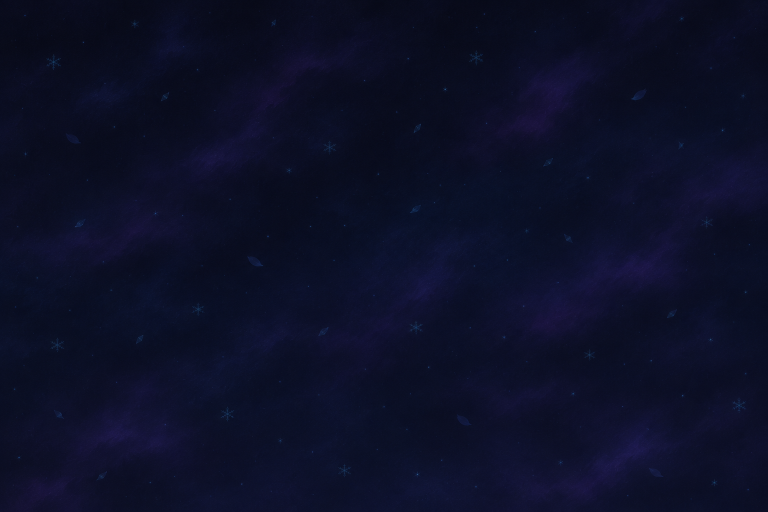
#> input picture art/bg-night.png, 1536 x 1024 px (shown at 1/2 size)
$ python panels.py
#> lines starting #> are read from the running program, lines starting #| are printed output that depends on the picture
### build/common.py
"""Shared palette, fonts and drawing helpers for the Makogai AniList profile build.

Every static asset is drawn at 2x (1440 px wide) and shown at img720 on AniList.
Colours and type follow design/PLAN.md.
"""
from functools import lru_cache
from pathlib import Path
import random

import numpy as np
from PIL import Image, ImageDraw, ImageFilter, ImageFont

ROOT = Path(__file__).resolve().parent.parent
ART = ROOT / "art"
COVERS = ROOT / "build" / "covers"
OUT = ROOT / "profile"
OUT.mkdir(exist_ok=True)

W = 1440

# Palette (design/PLAN.md section 2)
VOID = (9, 11, 24)
INDIGO = (21, 26, 61)
BLUE = (50, 184, 242)
ICE = (142, 235, 255)
VIOLET = (130, 87, 255)
MAGENTA = (240, 90, 166)
LACE = (245, 244, 255)
SILVER = (170, 182, 213)
SATIN = (17, 19, 29)
LILAC = (198, 167, 255)
CORAL = (255, 91, 121)
GOLD = (255, 205, 96)
MINT = (46, 230, 200)

# Windows fonts first; build/fonts holds the OFL Noto JP fonts the GitHub Action downloads, because
# the Windows runner has Bahnschrift and Segoe but not Noto JP (and only the older icon font).
FONT_DIRS = [Path("C:/Windows/Fonts"), ROOT / "build" / "fonts"]
FONT_FILES = {  # first file found wins
    "bahn": ["bahnschrift.ttf"],
    "segoe": ["segoeui.ttf"],
    "segoeb": ["segoeuib.ttf"],
    "serifjp": ["NotoSerifJP-VF.ttf", "NotoSerifJP[wght].ttf"],
    "sansjp": ["NotoSansJP-VF.ttf", "NotoSansJP[wght].ttf"],
    "icons": ["SegoeIcons.ttf", "segmdl2.ttf"],
}


@lru_cache(maxsize=None)
def font_path(name: str) -> Path:
    for fname in FONT_FILES[name]:
        for d in FONT_DIRS:
            if (d / fname).exists():
                return d / fname
    raise FileNotFoundError(f"no font for {name!r}: tried {FONT_FILES[name]} in {[str(d) for d in FONT_DIRS]}")


@lru_cache(maxsize=None)
def font(name: str, size: int, style: str | None = None) -> ImageFont.FreeTypeFont:
    """name: 'bahn', 'segoe', 'segoeb', 'serifjp', 'sansjp', 'icons'. style: variation name."""
    f = ImageFont.truetype(str(font_path(name)), size)
    if style:
        f.set_variation_by_name(style)
    return f


STATS = ROOT / "data" / "stats.json"


# [4 lines left out: function load_stats, not called in this run]


def rgba(c, a=255):
    return (c[0], c[1], c[2], a)


def mix(a, b, t):
    return tuple(int(a[i] + (b[i] - a[i]) * t) for i in range(3))


def gradient(w, h, stops, angle="h"):
    """RGBA gradient. stops: [(pos 0..1, (r,g,b) or (r,g,b,a)), ...]; angle 'h', 'v' or 'd'."""
    if angle == "h":
        t = np.tile(np.linspace(0, 1, w, dtype=np.float32), (h, 1))
    elif angle == "v":
        t = np.tile(np.linspace(0, 1, h, dtype=np.float32)[:, None], (1, w))
    else:
        x = np.linspace(0, 1, w, dtype=np.float32)[None, :]
        y = np.linspace(0, 1, h, dtype=np.float32)[:, None]
        t = np.clip(x * 0.75 + y * 0.25, 0, 1)
    pos = [s[0] for s in stops]
    out = np.zeros((h, w, 4), np.float32)
    for ch in range(4):
        vals = [(s[1][ch] if ch < len(s[1]) else 255) for s in stops]
        out[..., ch] = np.interp(t, pos, vals)
    return Image.fromarray(out.astype(np.uint8), "RGBA")


BLUE_VIOLET = [(0, BLUE), (1, VIOLET)]
ICE_VIOLET = [(0, ICE), (0.45, BLUE), (1, VIOLET)]
# extra title gradients so sections don't all share one colour
ICE_PINK = [(0, ICE), (0.5, BLUE), (1, MAGENTA)]
MINT_BLUE = [(0, MINT), (1, BLUE)]
MINT_PINK = [(0, MINT), (0.5, VIOLET), (1, MAGENTA)]
PINK_VIOLET = [(0, MAGENTA), (1, VIOLET)]
GOLD_CORAL = [(0, GOLD), (1, CORAL)]
RAINBOW = [(0, CORAL), (0.25, GOLD), (0.5, MINT), (0.75, BLUE), (1, VIOLET)]


def blur_glow(layer: Image.Image, radius: float, strength: float = 1.0) -> Image.Image:
    g = layer.filter(ImageFilter.GaussianBlur(radius))
    if strength != 1.0:
        a = np.asarray(g, np.float32)
        a[..., 3] = np.clip(a[..., 3] * strength, 0, 255)
        g = Image.fromarray(a.astype(np.uint8), "RGBA")
    return g


# [93 lines left out: functions text_mask, draw_text, wrap, draw_rich, rounded_mask, not called in this run]


def cover(img: Image.Image, size, focus=(0.5, 0.5)) -> Image.Image:
    """Scale and crop img to fill size, keeping the focus point (fractions) in view."""
    w, h = size
    s = max(w / img.width, h / img.height)
    r = img.resize((max(w, round(img.width * s)), max(h, round(img.height * s))), Image.LANCZOS)
    x = int((r.width - w) * focus[0])
    y = int((r.height - h) * focus[1])
    return r.crop((x, y, x + w, y + h))


def darken(img: Image.Image, f: float) -> Image.Image:
    a = np.asarray(img.convert("RGBA"), np.float32)
    a[..., :3] *= f
    return Image.fromarray(a.astype(np.uint8), "RGBA")


# [31 lines left out: functions screen, black_to_alpha, gradient_map, not called in this run]


def vignette(img: Image.Image, strength=0.55) -> Image.Image:
    w, h = img.size
    y, x = np.ogrid[-1:1:h * 1j, -1:1:w * 1j]
    v = 1 - strength * np.clip((x ** 2 * 0.6 + y ** 2 * 0.9), 0, 1)
    a = np.asarray(img.convert("RGBA"), np.float32)
    a[..., :3] *= v[..., None]
    return Image.fromarray(a.astype(np.uint8), "RGBA")


def sparkle(d: ImageDraw.ImageDraw, x, y, r, col, alpha=255):
    """Four-point star."""
    c = rgba(col, alpha)
    t = max(1, r // 6)
    d.polygon([(x, y - r), (x + t, y - t), (x + r, y), (x + t, y + t),
               (x, y + r), (x - t, y + t), (x - r, y), (x - t, y - t)], fill=c)


def particles(size, n, seed, colours=(ICE, BLUE, LACE, LILAC), rmax=10, star_ratio=0.3,
              alpha=(90, 230)) -> Image.Image:
    rng = random.Random(seed)
    layer = Image.new("RGBA", size, (0, 0, 0, 0))
    d = ImageDraw.Draw(layer)
    for _ in range(n):
        x, y = rng.uniform(0, size[0]), rng.uniform(0, size[1])
        col = rng.choice(colours)
        a = rng.randint(*alpha)
        if rng.random() < star_ratio:
            sparkle(d, x, y, rng.randint(5, rmax * 2), col, a)
        else:
            r = rng.uniform(1, rmax / 3)
            d.ellipse((x - r, y - r, x + r, y + r), fill=rgba(col, a))
    glow = blur_glow(layer, 6, 1.4)
    glow.alpha_composite(layer)
    return glow


# [19 lines left out: function card_frame, not called in this run]


def ribbon_x(d: ImageDraw.ImageDraw, cx, cy, r, col=MAGENTA, width=6):
    d.line((cx - r, cy - r, cx + r, cy + r), fill=rgba(col), width=width)
    d.line((cx - r, cy + r, cx + r, cy - r), fill=rgba(col), width=width)


def diamond(d: ImageDraw.ImageDraw, cx, cy, r, fill=None, outline=None, width=2):
    pts = [(cx, cy - r), (cx + r, cy), (cx, cy + r), (cx - r, cy)]
    d.polygon(pts, fill=fill, outline=outline, width=width)


def panel_base(h, bg="night", focus=(0.5, 0.5), dim=0.85, radius=40):
    """Dark card background: 'night' (navy sky) or 'aurora' (teal/violet/pink ribbons)."""
    if isinstance(bg, str):
        bg = Image.open(ART / f"bg-{bg}.png").convert("RGBA")
    base = darken(cover(bg, (W, h), focus), dim)
    tint = gradient(W, h, [(0, rgba(VOID, 120)), (0.5, rgba(INDIGO, 40)), (1, rgba(VOID, 140))], "v")
    base.alpha_composite(tint)
    base = vignette(base, 0.45)
    return base


# [61 lines left out: functions chamfer_poly, chamfer_frame, card_finisher, finish_card, save, not called in this run]


def section_title(img, y, label, title, jp, x=None, align="m", rule=True, jp_on_label=False,
                  stops=ICE_VIOLET, glow=BLUE, label_col=ICE):
    """Small tracked label, big gradient title with glow, Japanese accent beside it."""
    cx = W // 2 if x is None else x
    anchor = {"m": "m", "l": "l", "r": "r"}[align]
    lb = draw_text(img, (cx, y), label, font("bahn", 32, "SemiBold"), fill=label_col, anchor=anchor + "s",
                   tracking=8, shadow=False)
    tx = cx
    jp_w = 24 + font("serifjp", 44, "Bold").getlength(jp) if jp and not jp_on_label else 0
    if align == "m":
        tx = cx - jp_w / 2  # centre title + Japanese accent as one group
    elif align == "r":
        tx = cx - jp_w
    bbox = draw_text(img, (tx, y + 92), title, font("bahn", 86, "Bold"), anchor=anchor + "s",
                     tracking=6, gradient_stops=stops, glow=glow, glow_radius=16, glow_strength=1.1)
    if jp and jp_on_label:
        lx = lb[2] + 28 if align != "r" else lb[0] - 28
        draw_text(img, (lx, y + 2), jp, font("serifjp", 36, "Bold"), fill=LILAC,
                  anchor="ls" if align != "r" else "rs", glow=VIOLET, glow_radius=8)
    elif jp:
        draw_text(img, (bbox[2] + 24, y + 88), jp, font("serifjp", 44, "Bold"), fill=LILAC, anchor="ls",
                  glow=VIOLET, glow_radius=10)
    ry = y + 124
    if not rule:
        return ry
    d = ImageDraw.Draw(img)
    if align == "m":
        x0, x1 = cx - 260, cx + 260
        line = gradient(x1 - x0, 3, [(0, rgba(stops[0][1], 0)), (0.5, rgba(stops[0][1], 255)),
                                     (1, rgba(stops[-1][1], 0))])
        mx = cx
    elif align == "l":
        x0, x1 = cx, cx + 520
        line = gradient(x1 - x0, 3, [(0, rgba(stops[0][1], 255)), (1, rgba(stops[-1][1], 0))])
        mx = x0 + 40
    else:
        x0, x1 = cx - 520, cx
        line = gradient(x1 - x0, 3, [(0, rgba(stops[0][1], 0)), (1, rgba(stops[-1][1], 255))])
        mx = x1 - 40
    img.alpha_composite(line, (int(x0), ry))
    diamond(d, mx, ry + 1, 9, fill=rgba(VOID), outline=rgba(stops[0][1]), width=3)
    return ry + 20


# [21 lines left out: function glass, not called in this run]


def rotated(img: Image.Image, angle: float) -> Image.Image:
    return img.rotate(angle, resample=Image.BICUBIC, expand=True)

### build/panels.py
"""Static profile panels (WebP, 1440 px wide).

AniList shows the About column ~514 css px wide (measured), so text is sized to stay
readable at ~0.36x. Sections deliberately vary in shape, alignment and colour so the
page doesn't read as one long stack of identical boxes.

Run: python build/panels.py   (needs build/covers from build/fetch_covers.py)
"""
import math

import numpy as np
from PIL import Image, ImageDraw, ImageFilter

from common import (ART, BLUE, CORAL, COVERS, GOLD, ICE, ICE_PINK, INDIGO, LACE, LILAC, MAGENTA, MINT,
                    MINT_PINK, RAINBOW, SATIN, SILVER, VIOLET, VOID, W, black_to_alpha, blur_glow,
                    card_frame, cover, diamond, draw_rich, draw_text, finish_card, font, glass, gradient,
                    gradient_map, load_stats, mix, panel_base, particles, rgba, ribbon_x, rotated, rounded_mask,
                    save, section_title, sparkle)


# ---------------------------------------------------------------- shared pieces

# [39 lines left out: functions framed_cover, arc_gauge, not called in this run]


def soft_glow_spot(img, box, col, alpha, blur):
    spot = Image.new("RGBA", img.size, (0, 0, 0, 0))
    ImageDraw.Draw(spot).ellipse(box, fill=rgba(col, alpha))
    img.alpha_composite(spot.filter(ImageFilter.GaussianBlur(blur)))


# ---------------------------------------------------------------- intro

SUN = [(0, (255, 240, 160)), (0.5, GOLD), (1, (255, 150, 60))]  # 向日葵 section


INTRO_H = 1330
INTRO_FRAME = [(0, ICE), (0.5, MAGENTA), (1, GOLD)]


# [15 lines left out: functions intro_rem, intro_fade, not called in this run]


def intro_layers():
    """Card background (below Rem) and an overlay with everything drawn above her. Split so
    animated.py can animate Rem in between."""
    img = panel_base(INTRO_H, focus=(0.2, 0.5))
#> in cover, `return r.crop((x, y, x + w, y + h))`:
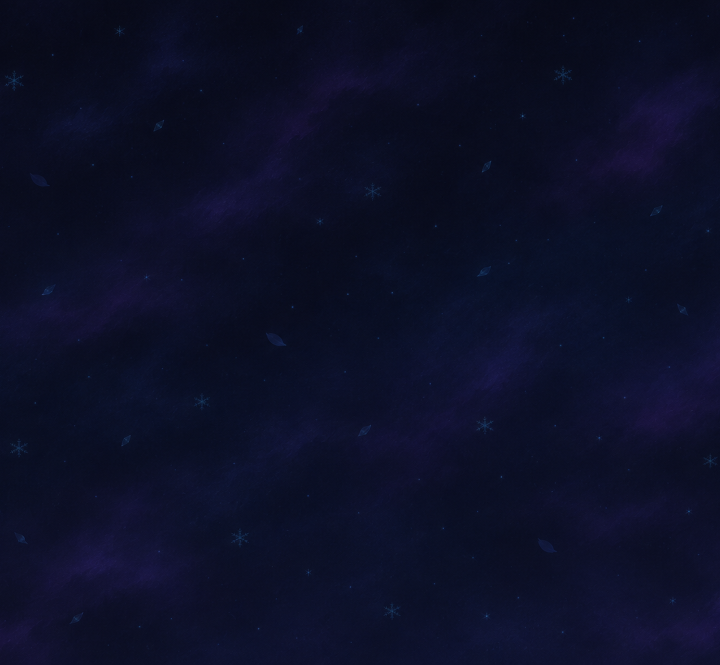
#> returned value: PIL image 1440x1330 RGBA (shown at 1/2 size); mean R, G, B, A 12.1, 15.4, 39.2, 255
#> in panel_base, `tint = gradient(W, h, [(0, rgba(VOID, 120)), (0.5, rgba(INDIGO, 40)), ..`:
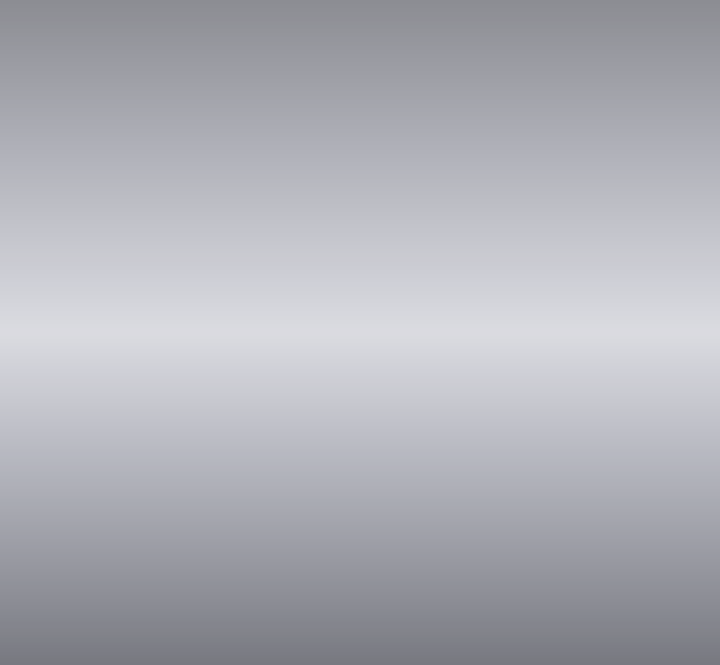
#> tint: PIL image 1440x1330 RGBA (shown at 1/2 size); mean R, G, B, A 14.5, 18, 42, 84.5; transparent parts drawn white
    soft_glow_spot(img, (-200, 300, 400, 800), MAGENTA, 50, 120)
    soft_glow_spot(img, (900, 80, 1420, 600), VIOLET, 90, 90)
#> call 2 of soft_glow_spot, with box = (900, 80, 1420, 600), col = (130, 87, 255), alpha = 90, blur = 90
#> in soft_glow_spot (call 2), `ImageDraw.Draw(spot).ellipse(box, fill=rgba(col, alpha))`:
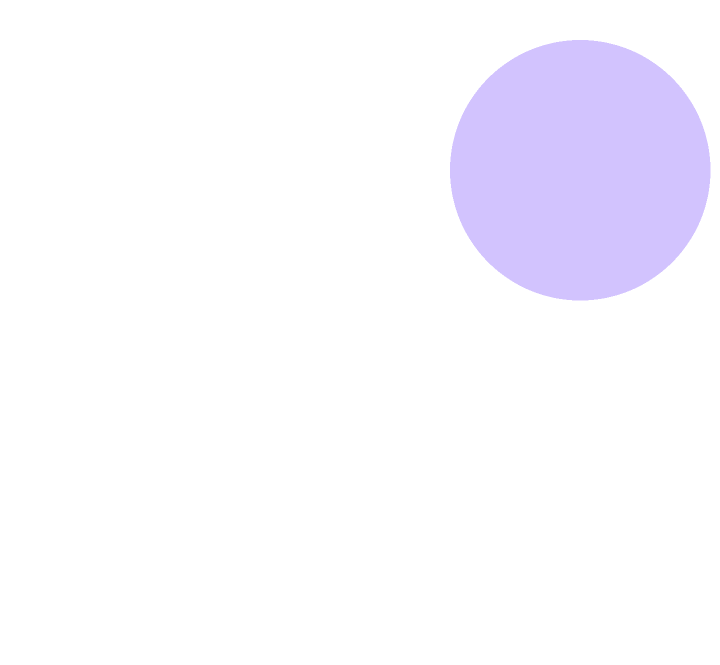
#> spot: PIL image 1440x1330 RGBA (shown at 1/2 size); mean R, G, B, A 14.5, 9.7, 28.4, 10; transparent parts drawn white
#> in soft_glow_spot (call 2), `img.alpha_composite(spot.filter(ImageFilter.GaussianBlur(blur)))`:
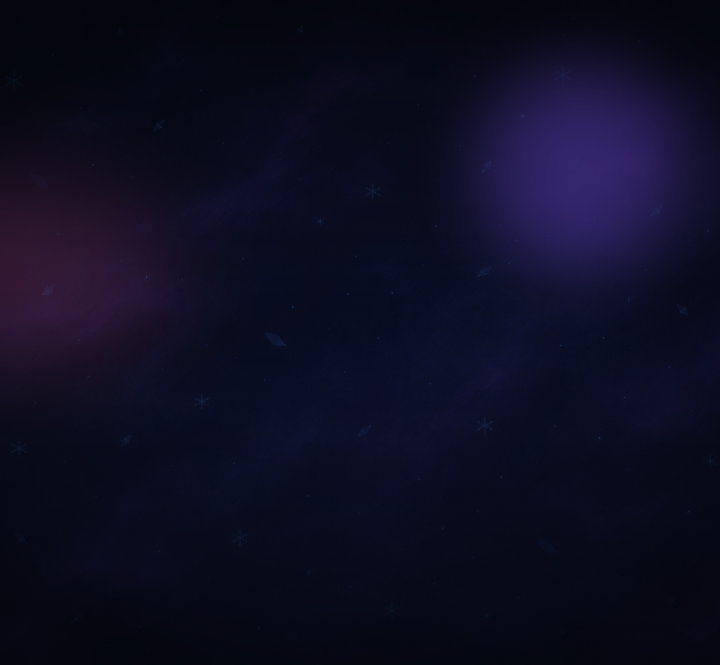
#> img: PIL image 1440x1330 RGBA (shown at 1/2 size); mean R, G, B, A 13.2, 12.9, 33.4, 255
    soft_glow_spot(img, (1000, 500, 1500, 1000), MINT, 50, 110)
#> call 3 of soft_glow_spot, with box = (1000, 500, 1500, 1000), col = (46, 230, 200), alpha = 50, blur = 110
#> in soft_glow_spot (call 3), `ImageDraw.Draw(spot).ellipse(box, fill=rgba(col, alpha))`:
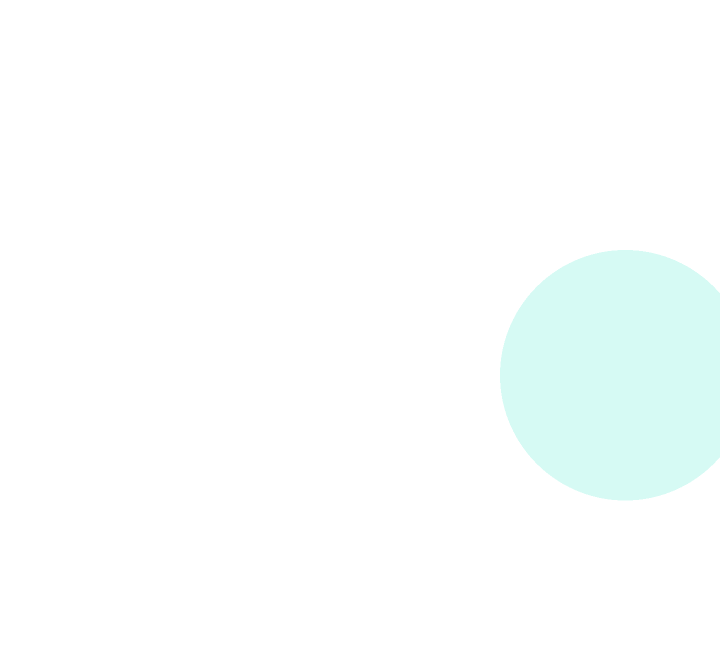
#> spot: PIL image 1440x1330 RGBA (shown at 1/2 size); mean R, G, B, A 4.4, 22, 19.1, 4.8; transparent parts drawn white
#> in soft_glow_spot (call 3), `img.alpha_composite(spot.filter(ImageFilter.GaussianBlur(blur)))`:
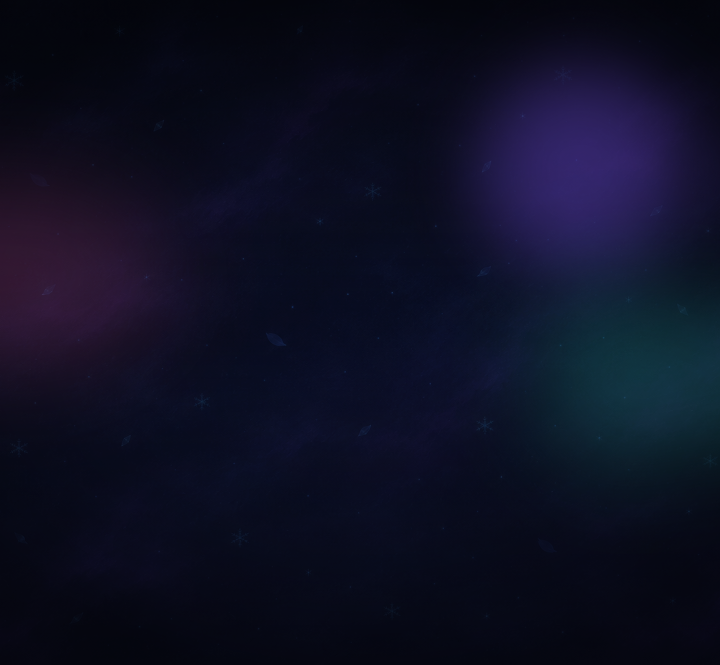
#> img: PIL image 1440x1330 RGBA (shown at 1/2 size); mean R, G, B, A 13.5, 15.2, 35, 255
    over = Image.new("RGBA", img.size, (0, 0, 0, 0))
    sp = particles(img.size, 70, 7, rmax=9, colours=(ICE, MAGENTA, GOLD, MINT))
    a = np.asarray(sp.getchannel("A"), np.float32)
    a[:, :840] *= 0.25  # keep sparkles mostly off the text column
    sp.putalpha(Image.fromarray(a.astype(np.uint8), "L"))
    over.alpha_composite(sp)
    draw_intro_text(over)
    return img, over


def intro():
    bg, over = intro_layers()
#> in intro_layers, `a[:, :840] *= 0.25`:
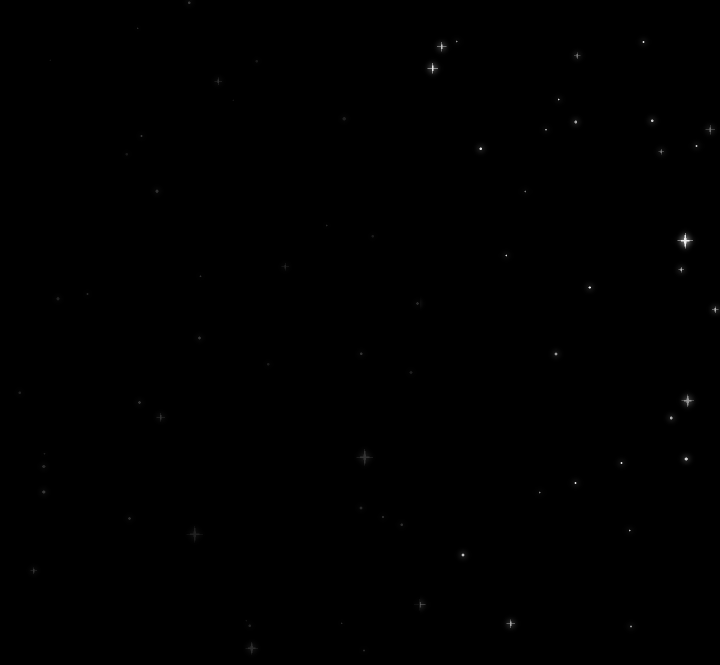
#> a: shape (1330, 1440) float32 (shown at 1/2 size); min 0, max 238, mean 0.2
    rem, pos = intro_rem()
    rem.putalpha(Image.fromarray(intro_fade(rem.size), "L"))
    bg.alpha_composite(rem, pos)
    bg.alpha_composite(over)
    save(finish_card(bg, stops=INTRO_FRAME), "intro.webp")


def draw_intro_text(img):
    x = 96
    y = section_title(img, 96, "PROFILE  //  01", "ABOUT ME", "自己紹介", x=x, align="l", jp_on_label=True,
                      stops=ICE_PINK)
    end = draw_rich(img, x, y + 26, [
        ("Hey there you", False, LACE), ("amazing person", True, ICE), ("reading this!", False, LACE),
        ("My name is Marko, I'm a", False, LACE), ("software engineer", True, MINT),
        ("by craft and completely in love with anime. My dream is to visit", False, LACE),
        ("Japan", True, MAGENTA), ("and buy all sorts of anime merch.", False, LACE),
    ], 40, 760, 58)

    y = section_title(img, end + 44, "PROFILE  //  02", "FAVORITE KANJI", "好きな漢字", x=x, align="l",
                      jp_on_label=True, stops=SUN, glow=GOLD, label_col=GOLD)
    # 向日葵 (himawari, sunflower) written vertically in a tall golden seal
    sx, sy, sw, sh = x, y + 30, 210, 470
    soft_glow_spot(img, (sx - 120, sy - 60, sx + sw + 260, sy + sh + 80), GOLD, 60, 90)
    seal = Image.new("RGBA", (sw, sh), (0, 0, 0, 0))
    ImageDraw.Draw(seal).rounded_rectangle((0, 0, sw - 1, sh - 1), 30, fill=rgba(SATIN, 235))
    img.alpha_composite(seal, (sx, sy))
    img.alpha_composite(card_frame((sw + 40, sh + 40), 34, 5, SUN, GOLD, 20), (sx - 20, sy - 20))
    for i, ch in enumerate("向日葵"):
        draw_text(img, (sx + sw // 2, sy + 96 + i * 124), ch, font("serifjp", 112, "Black"), anchor="mm",
                  gradient_stops=SUN, glow=GOLD, glow_radius=16)
    draw_text(img, (sx + sw // 2, sy + sh - 30), "ひまわり", font("sansjp", 26, "Medium"), fill=SILVER,
              anchor="mm", tracking=6, shadow=False)
    flower = Image.open(ART / "sunflower.png").convert("RGB")
    sticker = black_to_alpha(np.asarray(flower.resize((130, 130), Image.LANCZOS), np.float32), floor=12)
    img.alpha_composite(sticker, (sx + sw - 70, sy - 62))
    cy = draw_rich(img, sx + sw + 50, sy + 10, [
        ("My favorite kanji is", False, LACE), ("向日葵.", True, GOLD), ("It's read as", False, LACE),
        ("\"himawari\",", True, GOLD), ("meaning", False, LACE), ("\"Sunflower\".", True, GOLD),
        ("I like it because it's just so pretty!", False, LACE),
    ], 36, 410, 52)
    big = black_to_alpha(np.asarray(flower.resize((230, 230), Image.LANCZOS), np.float32), floor=12)
    img.alpha_composite(big, (sx + sw + 40, max(cy + 6, sy + sh - 230)))


# ---------------------------------------------------------------- stats ("tech" chamfered card)

# [180 lines left out: functions one_decimal, updated_label, stats, top3, polaroid, firsts, not called in this run]


# ---------------------------------------------------------------- genre mastery (honeycomb)

# AniList genre -> colour. The emblem is art/genre-<slug>.png; genres without one get the crest,
# recoloured in the genre's colour.
GENRE_COLOURS = {
    "Action": CORAL, "Fantasy": VIOLET, "Adventure": MINT, "Comedy": GOLD, "Drama": MAGENTA,
    "Romance": (255, 140, 180), "Slice of Life": ICE, "Supernatural": (155, 140, 255), "Sci-Fi": BLUE,
}


def genre_slug(name):
    return "".join(c if c.isalnum() else "-" for c in name.lower()).replace("--", "-")


# [8 lines left out: function genre_emblem, not called in this run]


def rank_for(count):
    return "MASTER" if count >= 250 else "EXPERT" if count >= 200 else "ADEPT"


def hex_points(cx, cy, r):
    return [(cx + r * math.cos(math.radians(a)), cy + r * math.sin(math.radians(a))) for a in range(-90, 270, 60)]


# [129 lines left out: functions genre_hex, genres, separator_lace, separator_sigil, social_plate, footer, not called in this run]


if __name__ == "__main__":
#> (the run stopped early here; a loop or call above may not have finished)
